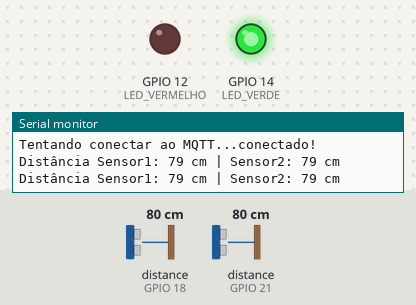
The sketch below on a simulated ESP32. Shown: output pins drawn as LEDs (lit = HIGH), the last lines printed to the serial monitor. Wiring (from diagram.json): 2 × ultrasonic range finder: trigger GPIO 5, echo GPIO 18 / trigger GPIO 19, echo GPIO 21. The test bench sets the inputs (shaded band); at power-on: distance to the obstacle (sensors on GPIO 18, GPIO 21) 80 cm. The echo pulse lasts 58.3 µs per cm; WiFi joins after 1.5 s; servers stay silent unless stated; no MQTT or app messages arrive unless stated; pins used as bus, display or sensor lines are not drawn.

Above: at 2.7 s.
2.8 s: distance to the obstacle (sensor on GPIO 18) set to 12 cm
4.7 s: distance to the obstacle (sensor on GPIO 18) set to 9 cm
At 6.5 s:
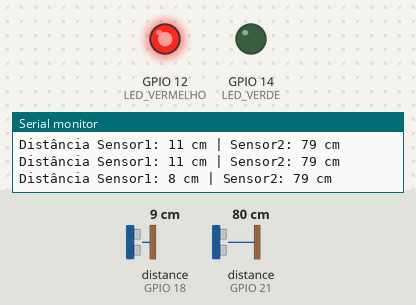
7.1 s: distance to the obstacle (sensor on GPIO 18) set to 18 cm
At 8.6 s:
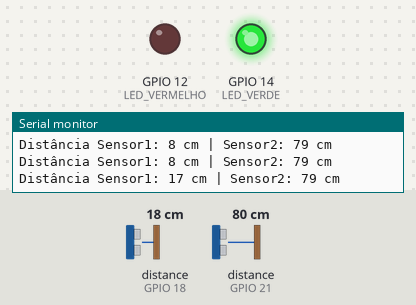
9.1 s: distance to the obstacle (sensor on GPIO 18) set to 2 cm
At 10.6 s:
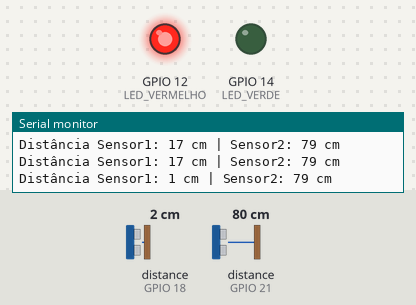
Timing chart, 0 to 12.1 s (numbered marks = the images above; inputs shaded):
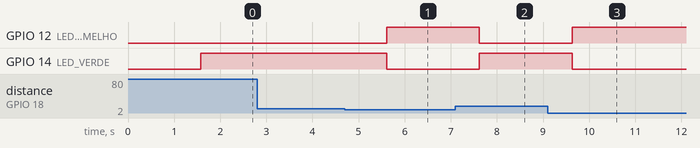

Measured:
- the behaviour switches between 11 and 10 cm on distance to the obstacle (sensor on GPIO 18) (found by bisection; images 0 and 1)
- after the input at 4.7 s, GPIO 12 (LED_VERMELHO): LOW → HIGH after 0.91 s; GPIO 14 (LED_VERDE): HIGH → LOW after 0.91 s
- after the input at 7.1 s, GPIO 12 (LED_VERMELHO): HIGH → LOW after 0.52 s; GPIO 14 (LED_VERDE): LOW → HIGH after 0.52 s
- after the input at 9.1 s, GPIO 12 (LED_VERMELHO): LOW → HIGH after 0.54 s; GPIO 14 (LED_VERDE): HIGH → LOW after 0.54 s

The sketch:

sketch.ino
```cpp
#include <WiFi.h>
#include <PubSubClient.h>

const char* ssid = "Wokwi-GUEST";
const char* password = "";

const char* mqtt_server = "test.mosquitto.org";
WiFiClient espClient;
PubSubClient client(espClient);

#define TRIG1 5
#define ECHO1 18
#define TRIG2 19
#define ECHO2 21
#define LED_VERMELHO 12
#define LED_VERDE 14

long readUltrasonic(int trigPin, int echoPin) {
  digitalWrite(trigPin, LOW);
  delayMicroseconds(2);
  digitalWrite(trigPin, HIGH);
  delayMicroseconds(10);
  digitalWrite(trigPin, LOW);
  long duration = pulseIn(echoPin, HIGH);
  return duration * 0.034 / 2;
}

void setup_wifi() {
  delay(10);
  Serial.println();
  Serial.print("Conectando ao WiFi: ");
  Serial.println(ssid);

  WiFi.begin(ssid, password);
  while (WiFi.status() != WL_CONNECTED) {
    delay(500);
    Serial.print(".");
  }

  Serial.println("\nWiFi conectado!");
  Serial.print("IP: ");
  Serial.println(WiFi.localIP());
}

void reconnect() {
  while (!client.connected()) {
    Serial.print("Tentando conectar ao MQTT...");
    if (client.connect("ESP32Client")) {
      Serial.println("conectado!");
      client.subscribe("esp32/led");
    } else {
      Serial.print("falhou, rc=");
      Serial.print(client.state());
      Serial.println(" tentando novamente em 5s");
      delay(5000);
    }
  }
}

void setup() {
  Serial.begin(115200);

  pinMode(TRIG1, OUTPUT);
  pinMode(ECHO1, INPUT);
  pinMode(TRIG2, OUTPUT);
  pinMode(ECHO2, INPUT);

  pinMode(LED_VERMELHO, OUTPUT);
  pinMode(LED_VERDE, OUTPUT);

  setup_wifi();
  client.setServer(mqtt_server, 1883);
}

void loop() {
  if (!client.connected()) {
    reconnect();
  }
  client.loop();

  long dist1 = readUltrasonic(TRIG1, ECHO1);
  long dist2 = readUltrasonic(TRIG2, ECHO2);

  Serial.print("Distância Sensor1: ");
  Serial.print(dist1);
  Serial.print(" cm | Sensor2: ");
  Serial.print(dist2);
  Serial.println(" cm");

  if (dist1 < 10 || dist2 < 10) {
    digitalWrite(LED_VERMELHO, HIGH);
    digitalWrite(LED_VERDE, LOW);
    client.publish("esp32/status", "OCUPADO");
  } else {
    digitalWrite(LED_VERMELHO, LOW);
    digitalWrite(LED_VERDE, HIGH);
    client.publish("esp32/status", "LIVRE");
  }

  delay(1000);
}
```
